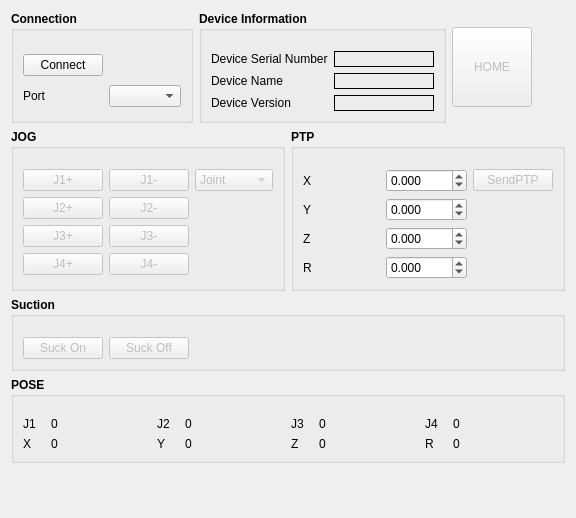
<?xml version="1.0" encoding="UTF-8"?>
<ui version="4.0">
 <class>DobotController</class>
 <widget class="QWidget" name="DobotController">
  <property name="geometry">
   <rect>
    <x>0</x>
    <y>0</y>
    <width>576</width>
    <height>518</height>
   </rect>
  </property>
  <property name="windowTitle">
   <string>Form</string>
  </property>
  <layout class="QGridLayout" name="gridLayout_7">
   <item row="3" column="0">
    <widget class="QGroupBox" name="groupBox_2">
     <property name="font">
      <font>
       <weight>75</weight>
       <bold>true</bold>
      </font>
     </property>
     <property name="title">
      <string>POSE</string>
     </property>
     <layout class="QGridLayout" name="gridLayout_3">
      <property name="topMargin">
       <number>20</number>
      </property>
      <item row="0" column="0">
       <widget class="QLabel" name="label">
        <property name="font">
         <font>
          <weight>50</weight>
          <bold>false</bold>
         </font>
        </property>
        <property name="text">
         <string>J1</string>
        </property>
       </widget>
      </item>
      <item row="0" column="1">
       <widget class="QLabel" name="joint1Label">
        <property name="enabled">
         <bool>true</bool>
        </property>
        <property name="minimumSize">
         <size>
          <width>100</width>
          <height>0</height>
         </size>
        </property>
        <property name="font">
         <font>
          <weight>50</weight>
          <bold>false</bold>
         </font>
        </property>
        <property name="text">
         <string>0</string>
        </property>
       </widget>
      </item>
      <item row="0" column="2">
       <widget class="QLabel" name="label_3">
        <property name="font">
         <font>
          <weight>50</weight>
          <bold>false</bold>
         </font>
        </property>
        <property name="text">
         <string>J2</string>
        </property>
       </widget>
      </item>
      <item row="0" column="3">
       <widget class="QLabel" name="joint2Label">
        <property name="minimumSize">
         <size>
          <width>100</width>
          <height>0</height>
         </size>
        </property>
        <property name="font">
         <font>
          <weight>50</weight>
          <bold>false</bold>
         </font>
        </property>
        <property name="text">
         <string>0</string>
        </property>
       </widget>
      </item>
      <item row="0" column="4">
       <widget class="QLabel" name="label_4">
        <property name="font">
         <font>
          <weight>50</weight>
          <bold>false</bold>
         </font>
        </property>
        <property name="text">
         <string>J3</string>
        </property>
       </widget>
      </item>
      <item row="0" column="5">
       <widget class="QLabel" name="joint3Label">
        <property name="minimumSize">
         <size>
          <width>100</width>
          <height>0</height>
         </size>
        </property>
        <property name="font">
         <font>
          <weight>50</weight>
          <bold>false</bold>
         </font>
        </property>
        <property name="text">
         <string>0</string>
        </property>
       </widget>
      </item>
      <item row="0" column="6">
       <widget class="QLabel" name="label_5">
        <property name="font">
         <font>
          <weight>50</weight>
          <bold>false</bold>
         </font>
        </property>
        <property name="text">
         <string>J4</string>
        </property>
       </widget>
      </item>
      <item row="0" column="7">
       <widget class="QLabel" name="joint4Label">
        <property name="minimumSize">
         <size>
          <width>100</width>
          <height>0</height>
         </size>
        </property>
        <property name="font">
         <font>
          <weight>50</weight>
          <bold>false</bold>
         </font>
        </property>
        <property name="text">
         <string>0</string>
        </property>
       </widget>
      </item>
      <item row="1" column="0">
       <widget class="QLabel" name="label_2">
        <property name="font">
         <font>
          <weight>50</weight>
          <bold>false</bold>
         </font>
        </property>
        <property name="text">
         <string>X</string>
        </property>
       </widget>
      </item>
      <item row="1" column="1">
       <widget class="QLabel" name="xLabel">
        <property name="enabled">
         <bool>true</bool>
        </property>
        <property name="minimumSize">
         <size>
          <width>100</width>
          <height>0</height>
         </size>
        </property>
        <property name="font">
         <font>
          <weight>50</weight>
          <bold>false</bold>
         </font>
        </property>
        <property name="text">
         <string>0</string>
        </property>
       </widget>
      </item>
      <item row="1" column="2">
       <widget class="QLabel" name="label_6">
        <property name="font">
         <font>
          <weight>50</weight>
          <bold>false</bold>
         </font>
        </property>
        <property name="text">
         <string>Y</string>
        </property>
       </widget>
      </item>
      <item row="1" column="3">
       <widget class="QLabel" name="yLabel">
        <property name="minimumSize">
         <size>
          <width>100</width>
          <height>0</height>
         </size>
        </property>
        <property name="font">
         <font>
          <weight>50</weight>
          <bold>false</bold>
         </font>
        </property>
        <property name="text">
         <string>0</string>
        </property>
       </widget>
      </item>
      <item row="1" column="4">
       <widget class="QLabel" name="label_7">
        <property name="font">
         <font>
          <weight>50</weight>
          <bold>false</bold>
         </font>
        </property>
        <property name="text">
         <string>Z</string>
        </property>
       </widget>
      </item>
      <item row="1" column="5">
       <widget class="QLabel" name="zLabel">
        <property name="minimumSize">
         <size>
          <width>100</width>
          <height>0</height>
         </size>
        </property>
        <property name="font">
         <font>
          <weight>50</weight>
          <bold>false</bold>
         </font>
        </property>
        <property name="text">
         <string>0</string>
        </property>
       </widget>
      </item>
      <item row="1" column="6">
       <widget class="QLabel" name="label_8">
        <property name="font">
         <font>
          <weight>50</weight>
          <bold>false</bold>
         </font>
        </property>
        <property name="text">
         <string>R</string>
        </property>
       </widget>
      </item>
      <item row="1" column="7">
       <widget class="QLabel" name="rLabel">
        <property name="minimumSize">
         <size>
          <width>100</width>
          <height>0</height>
         </size>
        </property>
        <property name="font">
         <font>
          <weight>50</weight>
          <bold>false</bold>
         </font>
        </property>
        <property name="text">
         <string>0</string>
        </property>
       </widget>
      </item>
     </layout>
    </widget>
   </item>
   <item row="2" column="0">
    <widget class="QGroupBox" name="groupBox_5">
     <property name="font">
      <font>
       <weight>75</weight>
       <bold>true</bold>
      </font>
     </property>
     <property name="title">
      <string>Suction</string>
     </property>
     <layout class="QGridLayout" name="gridLayout_4">
      <property name="topMargin">
       <number>20</number>
      </property>
      <item row="0" column="0">
       <widget class="QPushButton" name="ctrlSuckOn">
        <property name="enabled">
         <bool>false</bool>
        </property>
        <property name="font">
         <font>
          <weight>50</weight>
          <bold>false</bold>
         </font>
        </property>
        <property name="text">
         <string>Suck On</string>
        </property>
       </widget>
      </item>
      <item row="0" column="2">
       <spacer name="horizontalSpacer">
        <property name="orientation">
         <enum>Qt::Horizontal</enum>
        </property>
        <property name="sizeHint" stdset="0">
         <size>
          <width>40</width>
          <height>20</height>
         </size>
        </property>
       </spacer>
      </item>
      <item row="0" column="1">
       <widget class="QPushButton" name="ctrlSuckOff">
        <property name="enabled">
         <bool>false</bool>
        </property>
        <property name="font">
         <font>
          <weight>50</weight>
          <bold>false</bold>
         </font>
        </property>
        <property name="text">
         <string>Suck Off</string>
        </property>
       </widget>
      </item>
     </layout>
    </widget>
   </item>
   <item row="0" column="0">
    <layout class="QHBoxLayout" name="horizontalLayout">
     <item>
      <widget class="QGroupBox" name="groupBox_6">
       <property name="font">
        <font>
         <weight>75</weight>
         <bold>true</bold>
        </font>
       </property>
       <property name="title">
        <string>Connection</string>
       </property>
       <layout class="QGridLayout" name="gridLayout_2">
        <property name="topMargin">
         <number>20</number>
        </property>
        <item row="0" column="0">
         <widget class="QPushButton" name="connectBtn">
          <property name="font">
           <font>
            <weight>50</weight>
            <bold>false</bold>
           </font>
          </property>
          <property name="text">
           <string>Connect</string>
          </property>
         </widget>
        </item>
        <item row="1" column="0">
         <widget class="QLabel" name="label_12">
          <property name="font">
           <font>
            <weight>50</weight>
            <bold>false</bold>
           </font>
          </property>
          <property name="text">
           <string>Port</string>
          </property>
         </widget>
        </item>
        <item row="1" column="1">
         <widget class="QComboBox" name="comboBox">
          <property name="font">
           <font>
            <weight>50</weight>
            <bold>false</bold>
           </font>
          </property>
         </widget>
        </item>
       </layout>
      </widget>
     </item>
     <item>
      <widget class="QGroupBox" name="groupBox_4">
       <property name="font">
        <font>
         <weight>75</weight>
         <bold>true</bold>
        </font>
       </property>
       <property name="title">
        <string>Device Information</string>
       </property>
       <layout class="QGridLayout" name="gridLayout">
        <property name="topMargin">
         <number>20</number>
        </property>
        <item row="1" column="1">
         <widget class="QLabel" name="DeviceNameLabel">
          <property name="minimumSize">
           <size>
            <width>100</width>
            <height>0</height>
           </size>
          </property>
          <property name="frameShape">
           <enum>QFrame::Panel</enum>
          </property>
          <property name="text">
           <string/>
          </property>
          <property name="textFormat">
           <enum>Qt::AutoText</enum>
          </property>
         </widget>
        </item>
        <item row="2" column="1">
         <widget class="QLabel" name="DeviceInfoLabel">
          <property name="minimumSize">
           <size>
            <width>100</width>
            <height>0</height>
           </size>
          </property>
          <property name="frameShape">
           <enum>QFrame::Panel</enum>
          </property>
          <property name="frameShadow">
           <enum>QFrame::Plain</enum>
          </property>
          <property name="text">
           <string/>
          </property>
         </widget>
        </item>
        <item row="0" column="1">
         <widget class="QLabel" name="deviceSNLabel">
          <property name="minimumSize">
           <size>
            <width>100</width>
            <height>0</height>
           </size>
          </property>
          <property name="frameShape">
           <enum>QFrame::Panel</enum>
          </property>
          <property name="text">
           <string/>
          </property>
         </widget>
        </item>
        <item row="0" column="0">
         <widget class="QLabel" name="label_9">
          <property name="font">
           <font>
            <weight>50</weight>
            <bold>false</bold>
           </font>
          </property>
          <property name="text">
           <string>Device Serial Number</string>
          </property>
         </widget>
        </item>
        <item row="1" column="0">
         <widget class="QLabel" name="label_10">
          <property name="font">
           <font>
            <weight>50</weight>
            <bold>false</bold>
           </font>
          </property>
          <property name="text">
           <string>Device Name</string>
          </property>
         </widget>
        </item>
        <item row="2" column="0">
         <widget class="QLabel" name="label_11">
          <property name="font">
           <font>
            <weight>50</weight>
            <bold>false</bold>
           </font>
          </property>
          <property name="text">
           <string>Device Version</string>
          </property>
         </widget>
        </item>
       </layout>
      </widget>
     </item>
     <item>
      <widget class="QPushButton" name="ctrlBtnHome">
       <property name="enabled">
        <bool>false</bool>
       </property>
       <property name="minimumSize">
        <size>
         <width>80</width>
         <height>80</height>
        </size>
       </property>
       <property name="text">
        <string>HOME</string>
       </property>
      </widget>
     </item>
     <item>
      <spacer name="horizontalSpacer_4">
       <property name="orientation">
        <enum>Qt::Horizontal</enum>
       </property>
       <property name="sizeHint" stdset="0">
        <size>
         <width>40</width>
         <height>20</height>
        </size>
       </property>
      </spacer>
     </item>
    </layout>
   </item>
   <item row="1" column="0">
    <layout class="QHBoxLayout" name="horizontalLayout_2">
     <item>
      <widget class="QGroupBox" name="groupBox">
       <property name="font">
        <font>
         <weight>75</weight>
         <bold>true</bold>
        </font>
       </property>
       <property name="title">
        <string>JOG</string>
       </property>
       <layout class="QGridLayout" name="gridLayout_5">
        <property name="topMargin">
         <number>20</number>
        </property>
        <item row="0" column="0">
         <widget class="QPushButton" name="baseAngleAddBtn">
          <property name="enabled">
           <bool>false</bool>
          </property>
          <property name="font">
           <font>
            <weight>50</weight>
            <bold>false</bold>
           </font>
          </property>
          <property name="text">
           <string>J1+</string>
          </property>
         </widget>
        </item>
        <item row="0" column="1">
         <widget class="QPushButton" name="baseAngleSubBtn">
          <property name="enabled">
           <bool>false</bool>
          </property>
          <property name="font">
           <font>
            <weight>50</weight>
            <bold>false</bold>
           </font>
          </property>
          <property name="text">
           <string>J1-</string>
          </property>
         </widget>
        </item>
        <item row="0" column="2">
         <widget class="QComboBox" name="teachMode">
          <property name="enabled">
           <bool>false</bool>
          </property>
          <property name="font">
           <font>
            <weight>50</weight>
            <bold>false</bold>
           </font>
          </property>
          <item>
           <property name="text">
            <string>Joint</string>
           </property>
          </item>
          <item>
           <property name="text">
            <string>Axis</string>
           </property>
          </item>
         </widget>
        </item>
        <item row="1" column="0">
         <widget class="QPushButton" name="longArmAddBtn">
          <property name="enabled">
           <bool>false</bool>
          </property>
          <property name="font">
           <font>
            <weight>50</weight>
            <bold>false</bold>
           </font>
          </property>
          <property name="text">
           <string>J2+</string>
          </property>
         </widget>
        </item>
        <item row="1" column="1">
         <widget class="QPushButton" name="longArmSubBtn">
          <property name="enabled">
           <bool>false</bool>
          </property>
          <property name="font">
           <font>
            <weight>50</weight>
            <bold>false</bold>
           </font>
          </property>
          <property name="text">
           <string>J2-</string>
          </property>
         </widget>
        </item>
        <item row="2" column="0">
         <widget class="QPushButton" name="shortArmAddBtn">
          <property name="enabled">
           <bool>false</bool>
          </property>
          <property name="font">
           <font>
            <weight>50</weight>
            <bold>false</bold>
           </font>
          </property>
          <property name="text">
           <string>J3+</string>
          </property>
         </widget>
        </item>
        <item row="2" column="1">
         <widget class="QPushButton" name="shortArmSubBtn">
          <property name="enabled">
           <bool>false</bool>
          </property>
          <property name="font">
           <font>
            <weight>50</weight>
            <bold>false</bold>
           </font>
          </property>
          <property name="text">
           <string>J3-</string>
          </property>
         </widget>
        </item>
        <item row="3" column="0">
         <widget class="QPushButton" name="rHeadAddBtn">
          <property name="enabled">
           <bool>false</bool>
          </property>
          <property name="font">
           <font>
            <weight>50</weight>
            <bold>false</bold>
           </font>
          </property>
          <property name="text">
           <string>J4+</string>
          </property>
         </widget>
        </item>
        <item row="3" column="1">
         <widget class="QPushButton" name="rHeadSubBtn">
          <property name="enabled">
           <bool>false</bool>
          </property>
          <property name="font">
           <font>
            <weight>50</weight>
            <bold>false</bold>
           </font>
          </property>
          <property name="text">
           <string>J4-</string>
          </property>
         </widget>
        </item>
       </layout>
      </widget>
     </item>
     <item>
      <widget class="QGroupBox" name="groupBox_3">
       <property name="font">
        <font>
         <weight>75</weight>
         <bold>true</bold>
        </font>
       </property>
       <property name="title">
        <string>PTP</string>
       </property>
       <layout class="QGridLayout" name="gridLayout_6">
        <property name="topMargin">
         <number>20</number>
        </property>
        <item row="0" column="0">
         <widget class="QLabel" name="label_17">
          <property name="font">
           <font>
            <weight>50</weight>
            <bold>false</bold>
           </font>
          </property>
          <property name="text">
           <string>X</string>
          </property>
         </widget>
        </item>
        <item row="0" column="1">
         <widget class="QDoubleSpinBox" name="ctrlDsbPtpX">
          <property name="minimumSize">
           <size>
            <width>80</width>
            <height>0</height>
           </size>
          </property>
          <property name="font">
           <font>
            <weight>50</weight>
            <bold>false</bold>
           </font>
          </property>
          <property name="decimals">
           <number>3</number>
          </property>
          <property name="minimum">
           <double>-9999.000000000000000</double>
          </property>
          <property name="maximum">
           <double>9999.000000000000000</double>
          </property>
         </widget>
        </item>
        <item row="0" column="2">
         <widget class="QPushButton" name="sendBtn">
          <property name="enabled">
           <bool>false</bool>
          </property>
          <property name="font">
           <font>
            <weight>50</weight>
            <bold>false</bold>
           </font>
          </property>
          <property name="text">
           <string>SendPTP</string>
          </property>
         </widget>
        </item>
        <item row="1" column="0">
         <widget class="QLabel" name="label_18">
          <property name="font">
           <font>
            <weight>50</weight>
            <bold>false</bold>
           </font>
          </property>
          <property name="text">
           <string>Y</string>
          </property>
         </widget>
        </item>
        <item row="1" column="1">
         <widget class="QDoubleSpinBox" name="ctrlDsbPtpY">
          <property name="minimumSize">
           <size>
            <width>80</width>
            <height>0</height>
           </size>
          </property>
          <property name="font">
           <font>
            <weight>50</weight>
            <bold>false</bold>
           </font>
          </property>
          <property name="decimals">
           <number>3</number>
          </property>
          <property name="minimum">
           <double>-9999.000000000000000</double>
          </property>
          <property name="maximum">
           <double>9999.000000000000000</double>
          </property>
         </widget>
        </item>
        <item row="2" column="0">
         <widget class="QLabel" name="label_19">
          <property name="font">
           <font>
            <weight>50</weight>
            <bold>false</bold>
           </font>
          </property>
          <property name="text">
           <string>Z</string>
          </property>
         </widget>
        </item>
        <item row="2" column="1">
         <widget class="QDoubleSpinBox" name="ctrlDsbPtpZ">
          <property name="minimumSize">
           <size>
            <width>80</width>
            <height>0</height>
           </size>
          </property>
          <property name="font">
           <font>
            <weight>50</weight>
            <bold>false</bold>
           </font>
          </property>
          <property name="decimals">
           <number>3</number>
          </property>
          <property name="minimum">
           <double>-9999.000000000000000</double>
          </property>
          <property name="maximum">
           <double>9999.000000000000000</double>
          </property>
         </widget>
        </item>
        <item row="3" column="0">
         <widget class="QLabel" name="label_20">
          <property name="font">
           <font>
            <weight>50</weight>
            <bold>false</bold>
           </font>
          </property>
          <property name="text">
           <string>R</string>
          </property>
         </widget>
        </item>
        <item row="3" column="1">
         <widget class="QDoubleSpinBox" name="ctrlDsbPtpR">
          <property name="minimumSize">
           <size>
            <width>80</width>
            <height>0</height>
           </size>
          </property>
          <property name="font">
           <font>
            <weight>50</weight>
            <bold>false</bold>
           </font>
          </property>
          <property name="decimals">
           <number>3</number>
          </property>
          <property name="minimum">
           <double>-9999.000000000000000</double>
          </property>
          <property name="maximum">
           <double>9999.000000000000000</double>
          </property>
         </widget>
        </item>
       </layout>
      </widget>
     </item>
    </layout>
   </item>
   <item row="4" column="0">
    <spacer name="verticalSpacer">
     <property name="orientation">
      <enum>Qt::Vertical</enum>
     </property>
     <property name="sizeHint" stdset="0">
      <size>
       <width>20</width>
       <height>40</height>
      </size>
     </property>
    </spacer>
   </item>
  </layout>
 </widget>
 <tabstops>
  <tabstop>connectBtn</tabstop>
  <tabstop>comboBox</tabstop>
  <tabstop>ctrlBtnHome</tabstop>
  <tabstop>baseAngleAddBtn</tabstop>
  <tabstop>longArmAddBtn</tabstop>
  <tabstop>shortArmAddBtn</tabstop>
  <tabstop>rHeadAddBtn</tabstop>
  <tabstop>baseAngleSubBtn</tabstop>
  <tabstop>longArmSubBtn</tabstop>
  <tabstop>shortArmSubBtn</tabstop>
  <tabstop>rHeadSubBtn</tabstop>
  <tabstop>teachMode</tabstop>
  <tabstop>ctrlDsbPtpX</tabstop>
  <tabstop>ctrlDsbPtpY</tabstop>
  <tabstop>ctrlDsbPtpZ</tabstop>
  <tabstop>ctrlDsbPtpR</tabstop>
  <tabstop>sendBtn</tabstop>
  <tabstop>ctrlSuckOn</tabstop>
  <tabstop>ctrlSuckOff</tabstop>
 </tabstops>
 <resources/>
 <connections/>
</ui>
